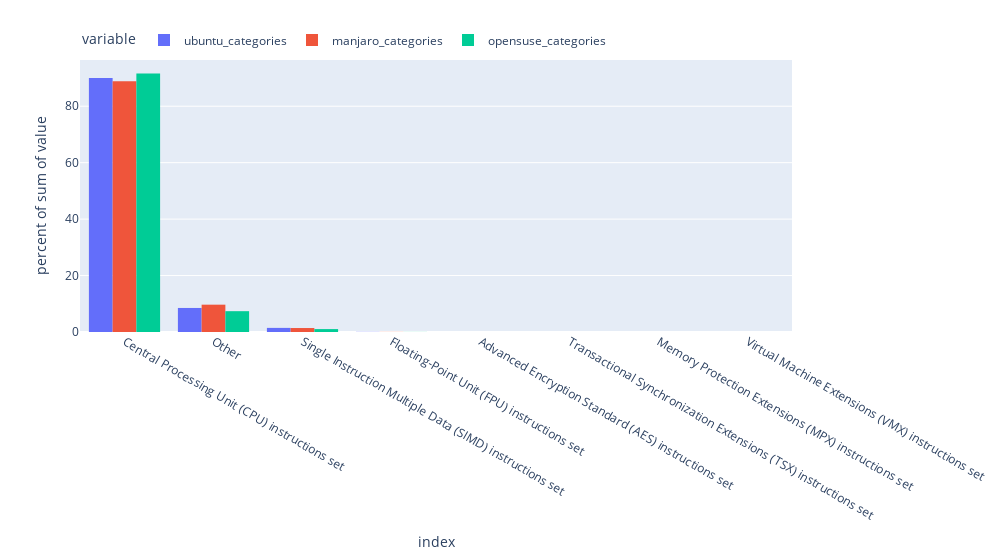

This figure's notebook cell:
### Markdown cell above
### Build a histogram of the total instruction category usage

### Code cell
total_categories_histogram(width=1000)

### Figure 1 — Plotly figure (JSON) as saved in the notebook; plotly's stock layout.template omitted (floating-point values rounded to 4 significant figures)
{"data": [{"alignmentgroup": "True", "bingroup": "x", "histfunc": "sum", "histnorm": "percent", "hovertemplate": "variable=ubuntu_categories<br>index=%{x}<br>percent of sum of value=%{y}<extra></extra>", "legendgroup": "ubuntu_categories", "marker": {"color": "#636efa", "pattern": {"shape": ""}}, "name": "ubuntu_categories", "offsetgroup": "ubuntu_categories", "orientation": "v", "showlegend": true, "type": "histogram", "x": ["Central Processing Unit (CPU) instructions set", "Other", "Single Instruction Multiple Data (SIMD) instructions set", "Floating-Point Unit (FPU) instructions set", "Advanced Encryption Standard (AES) instructions set", "Transactional Synchronization Extensions (TSX) instructions set", "Memory Protection Extensions (MPX) instructions set", "Virtual Machine Extensions (VMX) instructions set"], "xaxis": "x", "y": [175410372, 16604584, 2841192, 107178, 2710, 195, 5, 4], "yaxis": "y"}, {"alignmentgroup": "True", "bingroup": "x", "histfunc": "sum", "histnorm": "percent", "hovertemplate": "variable=manjaro_categories<br>index=%{x}<br>percent of sum of value=%{y}<extra></extra>", "legendgroup": "manjaro_categories", "marker": {"color": "#EF553B", "pattern": {"shape": ""}}, "name": "manjaro_categories", "offsetgroup": "manjaro_categories", "orientation": "v", "showlegend": true, "type": "histogram", "x": ["Central Processing Unit (CPU) instructions set", "Other", "Single Instruction Multiple Data (SIMD) instructions set", "Floating-Point Unit (FPU) instructions set", "Advanced Encryption Standard (AES) instructions set", "Transactional Synchronization Extensions (TSX) instructions set", "Memory Protection Extensions (MPX) instructions set", "Virtual Machine Extensions (VMX) instructions set"], "xaxis": "x", "y": [220473607, 24024003, 3489780, 90635, 4169, 189, 8, 4], "yaxis": "y"}, {"alignmentgroup": "True", "bingroup": "x", "histfunc": "sum", "histnorm": "percent", "hovertemplate": "variable=opensuse_categories<br>index=%{x}<br>percent of sum of value=%{y}<extra></extra>", "legendgroup": "opensuse_categories", "marker": {"color": "#00cc96", "pattern": {"shape": ""}}, "name": "opensuse_categories", "offsetgroup": "opensuse_categories", "orientation": "v", "showlegend": true, "type": "histogram", "x": ["Central Processing Unit (CPU) instructions set", "Other", "Single Instruction Multiple Data (SIMD) instructions set", "Floating-Point Unit (FPU) instructions set", "Advanced Encryption Standard (AES) instructions set", "Transactional Synchronization Extensions (TSX) instructions set", "Memory Protection Extensions (MPX) instructions set", "Virtual Machine Extensions (VMX) instructions set"], "xaxis": "x", "y": [191887696, 15461454, 2161179, 58391, 5520, 130, 8, 6], "yaxis": "y"}], "layout": {"barmode": "group", "legend": {"orientation": "h", "title": {"text": "variable"}, "tracegroupgap": 0, "x": 0, "xanchor": "left", "y": 1.02, "yanchor": "bottom"}, "margin": {"t": 60}, "width": 1000, "xaxis": {"anchor": "y", "domain": [0, 1], "title": {"text": "index"}}, "yaxis": {"anchor": "x", "domain": [0, 1], "title": {"text": "percent of sum of value"}}}}
